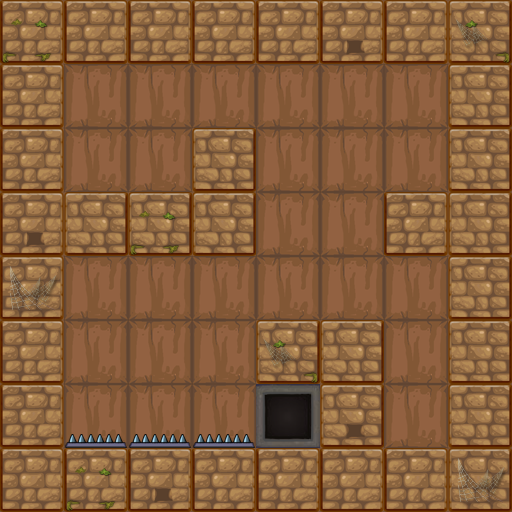

A 2D game scene composited from a Tiled map and its tileset images. What follows is a short description and the map's XML, with each tile layer's data collapsed to a summary:
An orthogonal 8x8 tile map with 64x64 px tiles, 2 tile layers (bg1, fg1) and 14 objects (9x wall, key, door, ding, dong, ...).

<map version="1.0" orientation="orthogonal" renderorder="right-down" width="8" height="8" tilewidth="64" tileheight="64">
 <properties>
  <property name="maxStep" value="10" />
 </properties>
 <tileset firstgid="1" name="lv1map" tilewidth="64" tileheight="64">
  <image source="lv1map.png" width="256" height="256" />
 </tileset>
 <layer name="bg1" width="8" height="8">
  <data>[64 cells, 64 non-empty, 3 distinct tile ids]</data>
 </layer>
 <layer name="fg1" width="8" height="8">
  <data>[64 cells, 15 non-empty, 6 distinct tile ids]</data>
 </layer>
 <objectgroup name="obj1">
  <properties>
   <property name="armatureAction" value="jump" />
   <property name="armatureName" value="palyer_stand" />
   <property name="armatureSetName" value="" />
   <property name="classType" value="" />
   <property name="isArmature" value="" />
  </properties>
  <object name="wall" x="0" y="448" width="512" height="64" />
  <object name="wall" x="0" y="192" width="256" height="64" />
  <object name="wall" x="192" y="128" width="64" height="64" />
  <object name="wall" x="0" y="0" width="64" height="448" />
  <object name="wall" x="0" y="0" width="512" height="64" />
  <object name="wall" x="448" y="64" width="64" height="384" />
  <object name="wall" x="384" y="192" width="128" height="64" />
  <object name="wall" x="256" y="320" width="128" height="64" />
  <object name="wall" x="320" y="384" width="64" height="128" />
  <object name="key" x="64" y="256" width="64" height="64">
   <properties>
    <property name="isArmature" value="true" />
   </properties>
  </object>
  <object name="door" x="384" y="384" width="64" height="64">
   <properties>
    <property name="isArmature" value="true" />
   </properties>
  </object>
  <object name="ding" x="64" y="435" width="192" height="13" />
  <object name="dong" x="256" y="384" width="64" height="64" />
  <object name="player" x="64" y="128" width="64" height="64">
   <properties>
    <property name="armatureAction" value="jump" />
    <property name="armatureName" value="palyer_stand" />
    <property name="armatureSetName" value="palyer_stand/palyer_stand.ExportJson" />
    <property name="classType" value="Player" />
    <property name="isArmature" value="true" />
   </properties>
  </object>
 </objectgroup>
</map>
